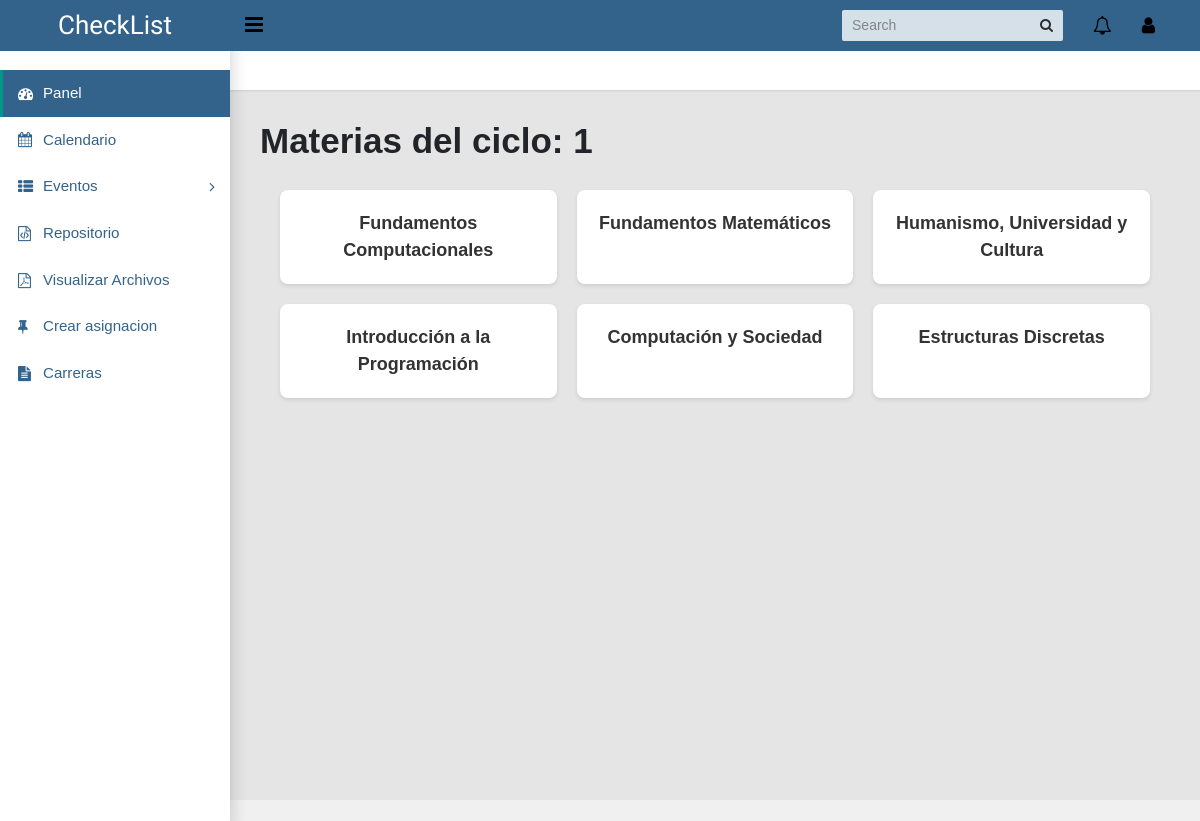
Screenshot of /visualizar/materia/1 with the database file from the repository.
### calendarapp/models/archivos.py (models this page shows, shortened)
class Ciclo(models.Model):
    numCiclo = models.IntegerField()

class Materia(models.Model):
    nombre = models.CharField(max_length=50)
    numCreditos = models.IntegerField()
    numHoras = models.IntegerField()
    carrera = models.ForeignKey(Carrera, on_delete=models.CASCADE, related_name="materia_carrera")
    ciclo = models.ForeignKey(Ciclo, on_delete=models.CASCADE, related_name="materia_ciclo")

### calendarapp/views/archivo.py (the view)
# urls.py: path('visualizar/materia/<int:id>', archivo.obtener_Materia, name='v_materias'),
def obtener_Materia(request, id):
    try:
        ciclo = Ciclo.objects.get(pk=id)
        materias = Materia.objects.filter(ciclo=ciclo)
    except Ciclo.DoesNotExist:
        materias = []
    return render(request, 'v_materias.html', {'ciclo': ciclo, 'materias': materias})

### templates/v_materias.html
{% extends "base.html" %}
{% block content %}
<div>
    <h1>Materias del ciclo: {{ ciclo.numCiclo }}</h1>
    {% if materias %}
        <div class="container">
            {% for materia in materias %}
                <div class="carrera">
                    <a href="{% url 'calendarapp:v_archivoM' materia.id %}">{{ materia.nombre }}</a>
                </div>
            {% endfor %}
        </div>
    {% else %}
        <p>No hay materias asociadas a este ciclo.</p>
    {% endif %}
</div>
{% endblock %}

### static/css/carreras.css (style rules this page uses)
body { font-family: Arial, sans-serif; background-color: #f0f0f0; margin: 0; padding: 0; }
.container { display: grid; grid-template-columns: repeat(3, 1fr); gap: 20px; max-width: 1200px; margin: 0 auto; padding: 20px; }
.carrera { background-color: #fff; border-radius: 8px; box-shadow: 0 2px 4px rgba(0, 0, 0, 0.1); padding: 20px; text-align: center; }
.carrera a { text-decoration: none; color: #333; font-size: 18px; font-weight: bold; }

### rows the page displays
Ciclo: numCiclo "1"
Materia: nombre "Fundamentos Computacionales"
Materia: nombre "Fundamentos Matemáticos"
Materia: nombre "Humanismo, Universidad y Cultura"
Materia: nombre "Introducción a la Programación"
Materia: nombre "Computación y Sociedad"
Materia: nombre "Estructuras Discretas"
